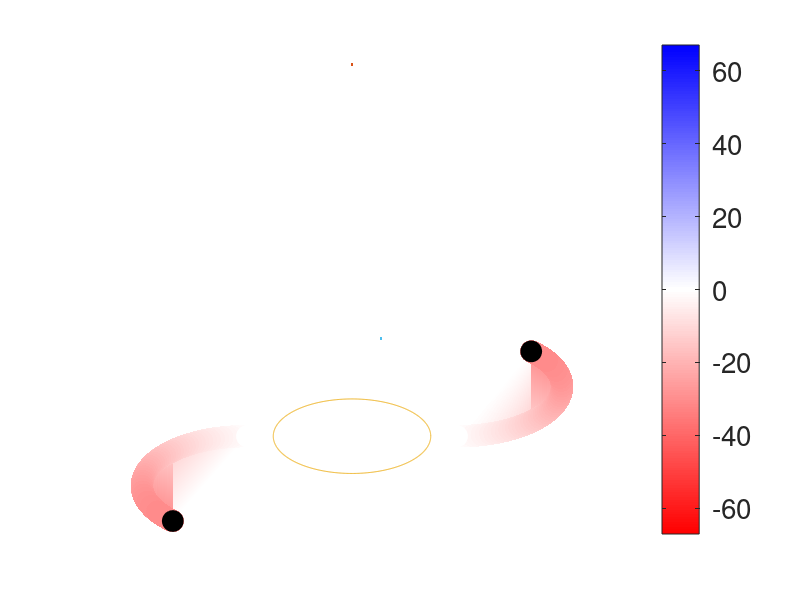

The MATLAB script that drew this image: (Note: this script raises an error after producing the figure.)
clear all;
%Creating variables
L = 0;
rho = 1;
armRadius = 2.54;
Q = 5;
offsetX = 2.54;
offsetY = 2.54;
phi = linspace(0, 3*pi/4, 10000);

%Regular (CCW) Right Arm
for i = 1:1:length(phi)
    x(i) = armRadius*sin(phi(i))+ offsetX;
    y(i) = -armRadius*cos(phi(i))+ offsetY;
end

%Regular (CCW) Left Arm
for i = 1:1:length(phi)
    xMirror(i) = -armRadius*sin(phi(i))- offsetX;
    yMirror(i) = armRadius*cos(phi(i))- offsetY;
end

for i = (1.59*100):1:(offsetX*100)
    xStraight(i-158) = i/100;
end
yStraight = zeros(1, offsetX*100-158);

for i = 1:1:630
    xCircle(i) = 0.75*2.54*cos(i/100);
    yCircle(i) = 0.75*2.54*sin(i/100);
end


%Calculate Angular Momentum from (Flow Rate multiplied by two arms, but divided because flow originally split into two arms)
for i = 1:1:length(x)-1
    ds(i) = sqrt((x(i+1)-x(i))^2+(y(i+1)-y(i))^2);
    r = [x(i) y(i) 0];
    T = [x(i)-x(i+1) y(i)-y(i+1) 0];
    sinVector = cross(r,T)/(norm(r)*norm(T));
    sinTheta(i) = sinVector(3); % REMEMBER: NORM() IS THE PROBLEM CAUSING NO NEGATIVE ANGLES
    
    R(i) = sqrt(x(i)^2+y(i)^2);
    %        𝜌    Q   sin(𝜃)          R     ds
    dL(i) = rho * Q * sinTheta(i) * R(i) * ds(i);
    L = L + dL(i); % Integrating
end

figure('DefaultAxesFontSize',20)

dL(10000) = NaN;
ds(10000) = NaN;
dLStraight = zeros(1, length(xStraight))

cmap = "jet";
R = [linspace(1,1,100) linspace(1, 0, 100)];  %// Red from 1 to 0
B = [linspace(0,1,100) linspace(1, 1, 100)];  %// Blue from 0 to 1
G = [linspace(0,1,100) linspace(1, 0, 100)];   %// Green all zero

colormap( [R(:), G(:), B(:)] );
caxis([-67 67])

hold on
%Outline Arms
plot(x, y, color = [0 0 0], LineWidth=19)
plot(xMirror, yMirror, color = [0 0 0], LineWidth=19)
plot(xStraight, yStraight, color = [0 0 0], LineWidth=19)
plot(-xStraight, -yStraight, color = [0 0 0], LineWidth=19)


%Plot with actual colors
patch(x,y,dL./ds,'EdgeColor','interp','Marker','o','MarkerFaceColor','flat', 'MarkerSize', 15);
patch(xMirror,yMirror,dL./ds,'EdgeColor','interp','Marker','o','MarkerFaceColor','flat', 'MarkerSize', 15);
patch(xStraight,yStraight,dLStraight,'EdgeColor','interp','Marker','o','MarkerFaceColor','flat', 'MarkerSize', 15);
patch(-xStraight,-yStraight,dLStraight,'EdgeColor','interp','Marker','o','MarkerFaceColor','flat', 'MarkerSize', 15);

plot(xCircle, yCircle, color = [0.7 0.7 0.7], LineWidth = 5)
%plot(x, y, color = [0 0 0], LineWidth= 2, LineStyle= ":")
%plot(xStraight, yStraight, color = [0 0 0], LineWidth= 2, LineStyle= ":")

%xlabel("cm")
%ylabel("cm")
%title("Regular (CCW), Re = 600")

box off
axis off


a = colorbar;
a.Label.String = "Angular Momentum Density (g-cm/s)";


axis equal
fprintf(string(L));
hold off
